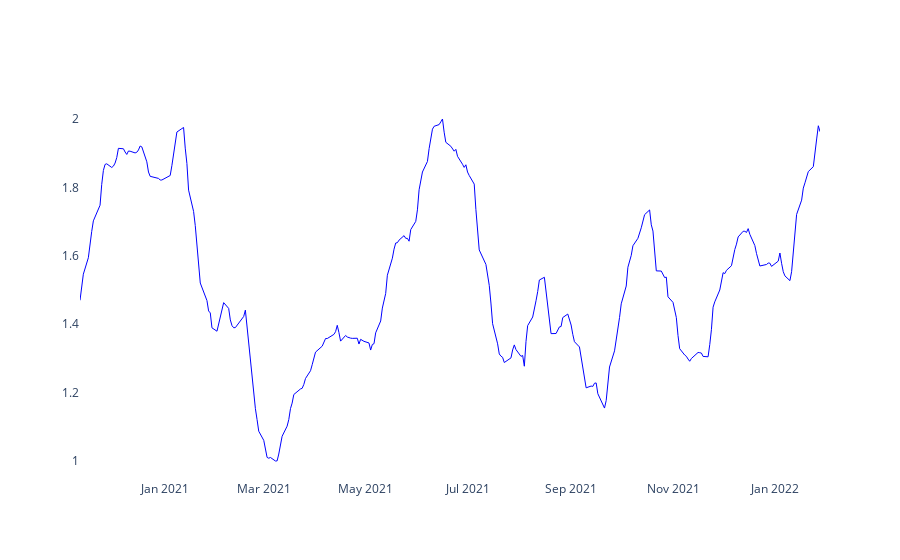

Write notebook code for a chart like this one.
### Code cell
ticker ="PETR3.SA"

base = yf.download(ticker)

df = base[:"2022-01-30"]

df = df.tail(300+37)
tsi = GetTsi(df)
    
#Escala os valores do tsi entre 1 e 2
tsi_scaler_df = EscalarTSI(tsi)

#Removendo a tendência sazonal do tsi
detrended_df = RemoveTendenciaTSI(tsi_scaler_df)

#Aplicando o gaussian no tsi sem a tendência sazonal
detrend_smooth = AplicarGaussianDetrendTSI(detrended_df)

#Normaliza o detrend_smooth
detrend_smooth_normalizado = Normalizar(detrend_smooth)


fig = go.Figure()


fig.add_trace(
    go.Scatter(
        name="TSI Sem tendência",
        x=df.tail(len(detrended_df)).index,
        y=tsi_scaler_df["tsi_scaler"],
        line=dict(color='blue', width=1))
)
'''
fig.add_trace(
    go.Scatter(
        x=df.tail(len(detrended_df)).index,
        y=detrend_smooth["detrend_smooth"],
        mode='lines',
        name='TSI sem tendência - gaussian',
        line=dict(color="orange"))
)
'''

fig.update_layout(paper_bgcolor='rgba(0,0,0,0)', plot_bgcolor='rgba(0,0,0,0)')
fig.show()

### Figure 1 — Plotly figure (JSON) as saved in the notebook; plotly's stock layout.template omitted (floating-point values rounded to 4 significant figures; data arrays with more than 128 entries replaced by an {"elided": "..."} marker saying what was removed)
{"data": [{"line": {"color": "blue", "width": 1}, "name": "TSI Sem tendência", "type": "scatter", "x": {"elided": "300 str values"}, "y": {"elided": "300 float values"}}], "layout": {"paper_bgcolor": "rgba(0,0,0,0)", "plot_bgcolor": "rgba(0,0,0,0)"}}
